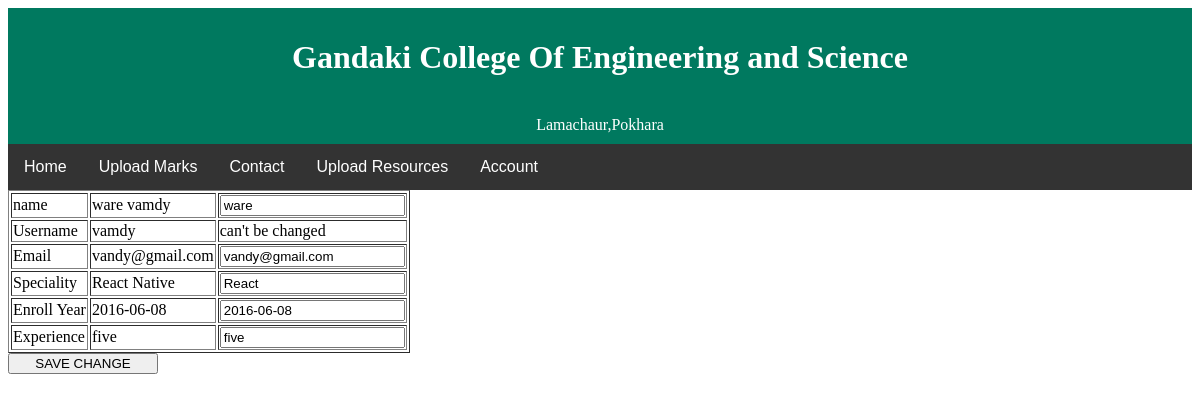
The page /teacher/manageteacher.php (signed in) on the database its author committed.
### tables this page shows
CREATE TABLE `commoninfo` (
  `id` int(11) NOT NULL,
  `Name` varchar(50) NOT NULL,
  `Username` varchar(25) NOT NULL,
  `Password` varchar(50) NOT NULL,
  `Email` varchar(25) NOT NULL,
  `AccountType` varchar(15) NOT NULL
);

CREATE TABLE `teacherdetailinfo` (
  `id` int(11) NOT NULL,
  `TeacherId` varchar(50) NOT NULL,
  `Speciality` varchar(50) NOT NULL,
  `EnrollYear` date NOT NULL,
  `Experience` varchar(50) NOT NULL
);

### teacher/manageteacher.php (the view, shortened to what this page needs)
<html>
<head>
</head>
<body>
	<?php
	 include "teacherdash.php";
		$conn=mysqli_connect("localhost","root","","studentportal");
		$sql="SELECT c.Name,c.Username,c.Email,t.Speciality,t.Experience,t.EnrollYear from commoninfo as c inner join teacherdetailinfo as t on c.id=t.id inner join subjectteach as s on t.TeacherId=s.TeacherId where c.Username='$_SESSION[username]'";
		 $result=mysqli_query($conn,$sql);
		 $row=mysqli_fetch_assoc($result);
	 ?>
		 <form  method="post" action="update.php">
		 	<table border =1>
					 	<tr>
					 		<td>name</td>
					 		<td><?php echo $row['Name'];?></td>
					 		<td><input type ="text" name="name" value=<?php echo $row['Name'];?>></td>
					 	</tr>
			   			<tr>
					    	<td>Username</td>
					    	<td><?php echo $row['Username'];?></td>
					    	<td>can't be changed</td>
					    </tr>
					    <tr>
					 		<td>Email</td>
					 		<td><?php echo $row['Email'];?></td>
					 		<td><input type ="text" name="email" value=<?php echo $row['Email'];?>></td>
					 	</tr>
					 	<tr>
					 		<td>Speciality</td>
					 		<td><?php echo $row['Speciality'];?></td>
					 		<td><input type ="text" name="speciality" value=<?php echo $row['Speciality'];?>></td>
					 	</tr>
					 	<tr>
					 		<td>Enroll Year</td>
					 		<td><?php echo $row['EnrollYear'];?></td>
					 		<td><input type ="text" name="enrollyear" value=<?php echo $row['EnrollYear'];?>></td>
					 	</tr>
					 	<tr>
					 		<td>Experience</td>
					 		<td><?php echo $row['Experience'];?></td>
					 		<td><input type ="text" name="experience" value=<?php echo $row['Experience'];?>></td>
					 	</tr>
					 </table>
			<input type="submit"  name="submit" value="SAVE CHANGE" style="width:150px;">
    	</form>
</body>
</html>

### rows shown on the page
commoninfo: Name "ware vamdy", Username "vamdy", Email "vandy@gmail.com", email "vandy@gmail.com"
teacherdetailinfo: Speciality "React Native", EnrollYear "2016-06-08", enrollyear "2016-06-08", Experience "five", experience "five"
